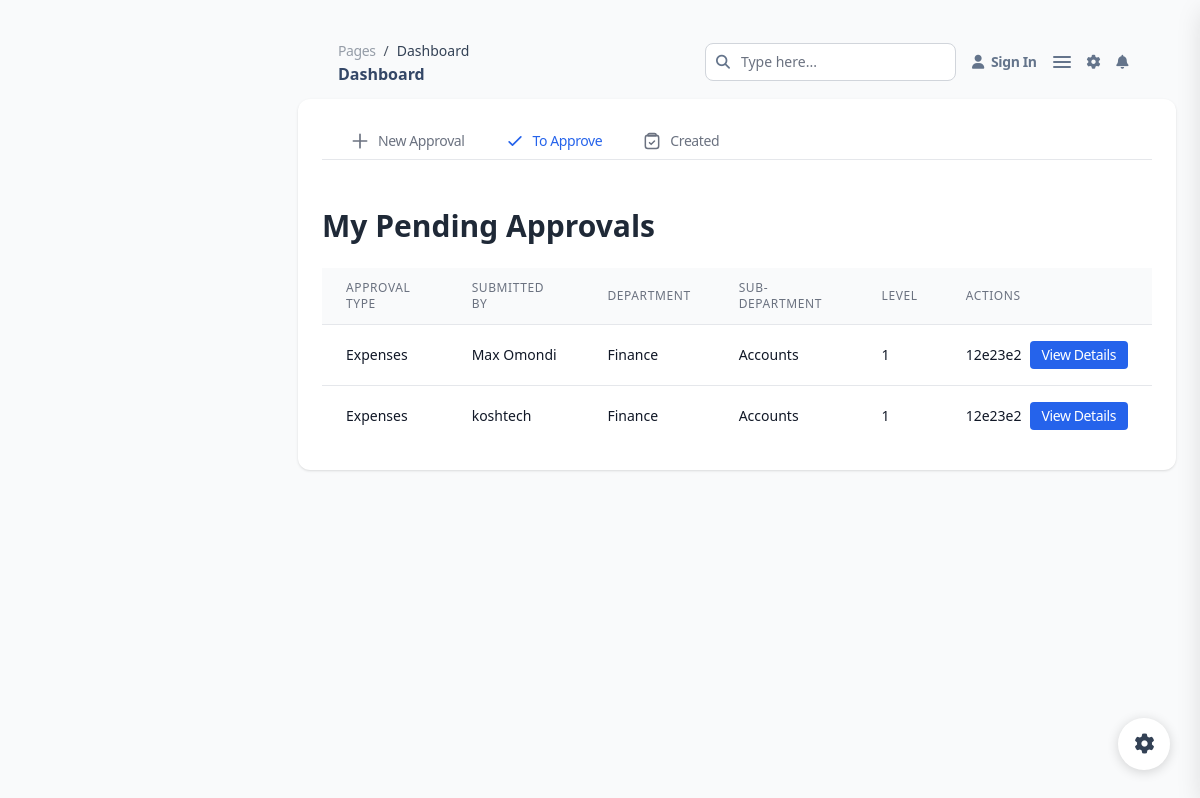
The app's page /approvals/my-pending/ (signed in), older data.
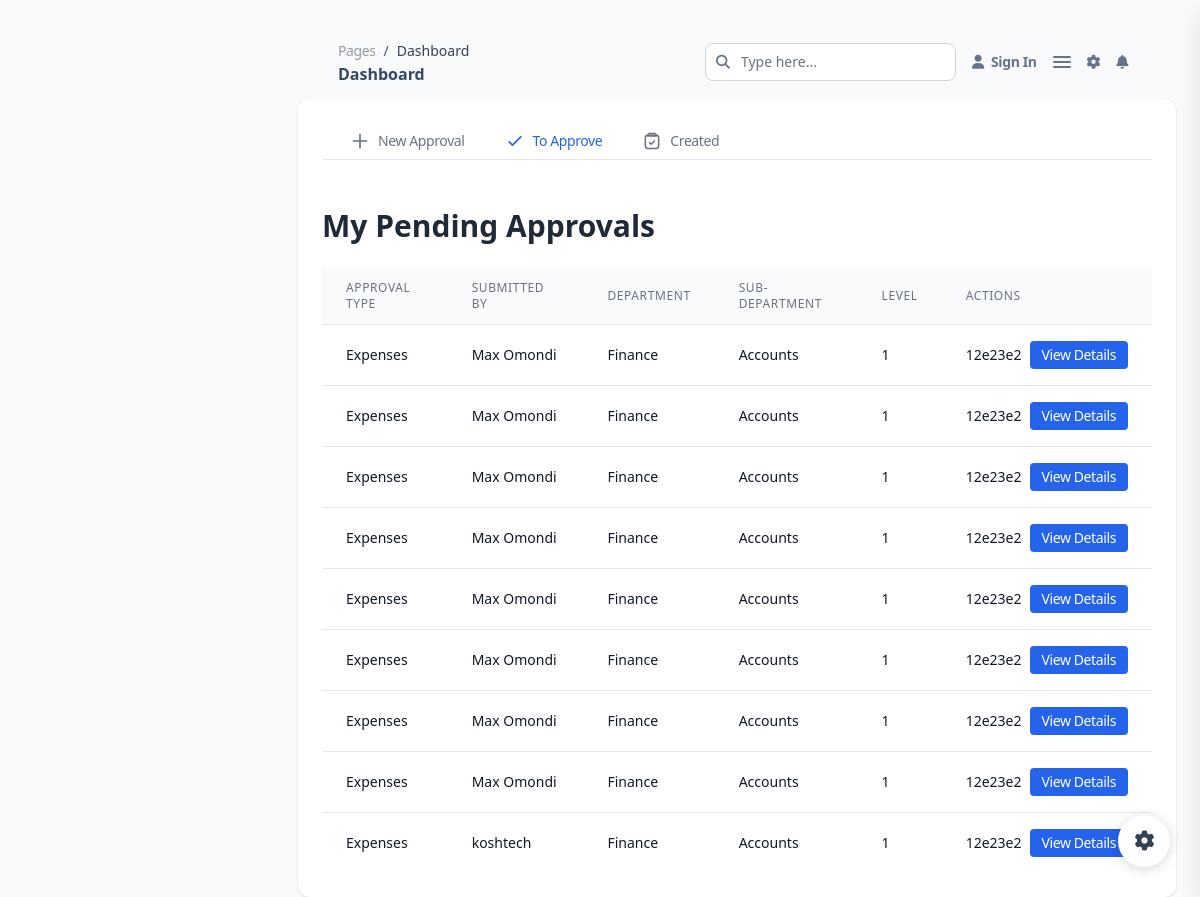
The same page, newer data.
### approvals/models.py (models this page shows, shortened)
class ApprovalRecord(models.Model):
    STATUS_CHOICES = [
        ("pending", "Pending"),
        ("approved", "Approved"),
        ("rejected", "Rejected"),
        ("notified", "Notified"),
    ]
    approval_type = models.ForeignKey(ApprovalType, on_delete=models.CASCADE)
    approver = models.ForeignKey(Employee, on_delete=models.CASCADE, related_name="approvals")
    creator = models.ForeignKey(Employee, on_delete=models.CASCADE, related_name="created_approvals")
    content_type = models.ForeignKey(ContentType, on_delete=models.CASCADE, blank=True, null=True)
    object_id = models.PositiveIntegerField(blank=True, null=True)
    content_object = GenericForeignKey("content_type", "object_id")
    level = models.PositiveIntegerField(default=1)
    status = models.CharField(max_length=20, choices=STATUS_CHOICES, default="pending")
    comment = models.TextField(blank=True, null=True)
    approved_at = models.DateTimeField(blank=True, null=True)
    is_proper_approver = models.BooleanField(default=True)
    was_notified = models.BooleanField(default=False)
    rich_content = HTMLField(blank=True, null=True)
    created_at = models.DateTimeField(auto_now_add=True)
    updated_at = models.DateTimeField(auto_now=True)

class ApprovalType(models.Model):
    name = models.CharField(max_length=100, unique=True)
    description = models.TextField(blank=True, null=True)

### users/models.py (models this page shows, shortened)
class Employee(models.Model):
    EMPLOYMENT_TYPE_CHOICES = [
        ('full_time', 'Full-Time'),
        ('part_time', 'Part-Time'),
        ('contract', 'Contract'),
        ('intern', 'Intern'),
    ]
    GENDER_CHOICES = [
        ('male', 'Male'),
        ('female', 'Female'),
        ('other', 'Other'),
    ]
    MARITAL_STATUS_CHOICES = [
        ('single', 'Single'),
        ('married', 'Married'),
        ('divorced', 'Divorced'),
        ('widowed', 'Widowed'),
    ]
    JOB_STATUS_CHOICES = [
        ('active', 'Active'),
        ('suspended', 'Suspended'),
        ('terminated', 'Terminated'),
        ('resigned', 'Resigned'),
    ]
    employee_code = models.CharField(max_length=20, unique=True)
    full_name = models.CharField(max_length=255, null=True)
    phone_number = models.CharField(max_length=20,null=True)
    date_of_joining = models.DateField(null=True, blank=True)
    department = models.ForeignKey(Department, on_delete=models.SET_NULL, null=True, blank=True)
    sub_department = models.ForeignKey(SubDepartment, on_delete=models.SET_NULL, null=True, blank=True)
    stations = models.ManyToManyField(
        "attendance.Station",
        related_name="employees",
        blank=True
    )
    job_position = models.CharField(max_length=255, blank=True, null=True)
    employment_type = models.CharField(max_length=50, choices=[("full_time", "Full Time"), ("part_time", "Part Time"), ("contract", "Contract")])
    gender = models.CharField(max_length=10,null=True, choices=[("male", "Male"), ("female", "Female"), ("other", "Other")])
    marital_status = models.CharField(max_length=15,null=True, choices=[("single", "Single"), ("married", "Married"), ("divorced", "Divorced")])
    job_status = models.CharField(max_length=20, choices=[("active", "Active"), ("inactive", "Inactive")])
    national_id = models.CharField(max_length=20, blank=True, null=True)
    date_of_birth = models.DateField(null=True, blank=True)
    address = models.TextField(blank=True, null=True)
    bank_account_number = models.CharField(max_length=30, blank=True, null=True)
    bank_name = models.CharField(max_length=100, blank=True, null=True)
    next_of_kin_name = models.CharField(max_length=255, blank=True, null=True)
    next_of_kin_relationship = models.CharField(max_length=100, blank=True, null=True)
    next_of_kin_phone = models.CharField(max_length=20, blank=True, null=True)
    documents = models.FileField(upload_to="employee_docs/", blank=True, null=True)
    profile_image = models.ImageField(
        upload_to="employee_photos/",
        null=True,
        blank=True,
        help_text="Upload employee profile picture"
    )
    created_at = models.DateTimeField(auto_now_add=True)
    updated_at = models.DateTimeField(auto_now=True)
    bank_account_number = models.CharField(max_length=30, blank=True, null=True)
    bank_name = models.CharField(max_length=100, blank=True, null=True)
    basic_salary = models.DecimalField(
        max_digits=10, decimal_places=2,
        default=0,
        help_text="Base salary of the employee"
    )
    allowances = models.ManyToManyField(
        'payroll.Allowance',
        blank=True,
        related_name='employees',
        help_text="Allowances applicable to this employee"
    )
    overtime_rate = models.DecimalField(
        max_digits=10, decimal_places=2,
        default=0,
        help_text="Standard overtime rate per hour"
    )
    night_overtime_rate = models.DecimalField(
        max_digits=10, decimal_places=2,
        default=0,
        help_text="Night overtime rate per hour"
    )
    weekend_overtime_rate = models.DecimalField(
        max_digits=10, decimal_places=2,
        default=0,
        help_text="Weekend overtime rate per hour"
    )

class Department(models.Model):
    name = models.CharField(max_length=100, unique=True)
    description = models.TextField(blank=True, null=True)

class SubDepartment(models.Model):
    department = models.ForeignKey(Department, on_delete=models.CASCADE, related_name="sub_departments")
    name = models.CharField(max_length=100)
    description = models.TextField(blank=True, null=True)
    class Meta:
        unique_together = ('department', 'name')

### approvals/web/views.py (the view)
# urls.py: path("my-pending/", web_views.my_pending_approvals, name="my-pending-approvals"),
def my_pending_approvals(request):
    employee_code = request.user.username  # Assuming username == employee_code
    try:
        employee = Employee.objects.get(employee_code=employee_code)
    except Employee.DoesNotExist:
        return render(request, "approvals/pending_approvals.html", {"approvals": []})
    pending_approvals = ApprovalRecord.objects.filter(
        status="pending"
    ).select_related("creator", "approval_type")
    my_approvals = []
    for approval in pending_approvals:
        flows = ApprovalFlow.objects.filter(
            approval_type=approval.approval_type,
            is_active=True
        ).order_by("level")
        current_level = approval.level or 1
        current_flow = flows.filter(level=current_level).first()
        if current_flow:
            dept_match = (current_flow.department is None or current_flow.department == employee.department)
            sub_dept_match = (current_flow.sub_department is None or current_flow.sub_department == employee.sub_department)
            if current_flow.approver == employee and dept_match and sub_dept_match:
                my_approvals.append(approval)
    my_approvals = sorted(my_approvals, key=lambda x: x.created_at, reverse=True)
    return render(request, "approvals/pending_approvals.html", {"approvals": my_approvals})

### approvals/templates/approvals/pending_approvals.html (shortened to what this page needs)
{% extends "configs/base.html" %}
{% load static %}
{% block content %}
<main class="ease-soft-in-out xl:ml-68.5 relative h-full max-h-screen rounded-xl transition-all duration-200 p-6">
  {% include 'configs/partials/main-top-nav.html' %}
  <div class="bg-white rounded-xl shadow p-6 max-w-6xl mx-auto">
    {% include 'approvals/partials/approval_tabs.html' %}
    <br>
    <h6 class="text-3xl font-semibold mb-6 text-gray-800">My Pending Approvals</h6>
    {% if approvals %}
      <div class="overflow-x-auto">
        <table class="min-w-full divide-y divide-gray-200">
          <thead class="bg-gray-50">
            <tr>
              <th class="px-6 py-3 text-left text-xs font-medium text-gray-500 uppercase tracking-wider">Approval Type</th>
              <th class="px-6 py-3 text-left text-xs font-medium text-gray-500 uppercase tracking-wider">Submitted By</th>
              <th class="px-6 py-3 text-left text-xs font-medium text-gray-500 uppercase tracking-wider">Department</th>
              <th class="px-6 py-3 text-left text-xs font-medium text-gray-500 uppercase tracking-wider">Sub-Department</th>
              <th class="px-6 py-3 text-left text-xs font-medium text-gray-500 uppercase tracking-wider">Level</th>
              <th class="px-6 py-3 text-left text-xs font-medium text-gray-500 uppercase tracking-wider">Actions</th>
            </tr>
          </thead>
          <tbody class="bg-white divide-y divide-gray-200">
            {% for approval in approvals %}
              <tr>
                <td class="px-6 py-4 whitespace-nowrap text-sm text-gray-900">{{ approval.approval_type.name }}</td>
                <td class="px-6 py-4 whitespace-nowrap text-sm text-gray-900">{{ approval.creator.full_name }}</td>
                <td class="px-6 py-4 whitespace-nowrap text-sm text-gray-900">{{ approval.creator.department.name }}</td>
                <td class="px-6 py-4 whitespace-nowrap text-sm text-gray-900">{{ approval.creator.sub_department.name }}</td>
                <td class="px-6 py-4 whitespace-nowrap text-sm text-gray-900">{{ approval.level }}</td>
                <td class="px-6 py-4 whitespace-nowrap text-sm text-gray-900 flex space-x-2 items-center">
                12e23e2
                  <a href="{% url 'approval-detail' approval.id %}"
                     class="bg-blue-600 text-white px-3 py-1 rounded hover:bg-blue-700 transition text-sm">
                     View Details
                  </a>
                </td>
              </tr>
            {% endfor %}
          </tbody>
        </table>
      </div>
    {% else %}
      <p class="text-gray-500 text-center py-6">No pending approvals found.</p>
    {% endif %}
  </div>
</main>
{% endblock %}

### configs/templates/configs/base.html (shortened to what this page needs)
{% load static %}
<!DOCTYPE html>
<html>
  <head>
    <link href="{% static 'assets/css/nucleo-icons.css' %}" rel="stylesheet" />
    <link href="{% static 'assets/css/nucleo-svg.css' %}" rel="stylesheet" />
    <link
      href="{% static 'assets/css/soft-ui-dashboard-tailwind.css' %}"
      rel="stylesheet" />
      <link
      href="{% static 'assets/css/styles.css' %}"
      rel="stylesheet" />
      <script src="https://cdn.tailwindcss.com"></script>
      <link rel="stylesheet" href="https://cdn.jsdelivr.net/npm/choices.js/public/assets/styles/choices.min.css" />
  </head>
  <body
    class="m-0 font-sans text-base antialiased font-normal leading-default bg-gray-50 text-slate-500">
    {% block content %}
    {% endblock content  %}
    <div fixed-plugin>
      <a
        fixed-plugin-button
        class="bottom-7.5 right-7.5 text-xl z-990 shadow-soft-lg rounded-circle fixed cursor-pointer bg-white px-4 py-2 text-slate-700">
        <i class="py-2 pointer-events-none fa fa-cog"> </i>
      </a>
    </div>
  </body>
  <script
    src="{% static '/assets/js/soft-ui-dashboard-tailwind.js' %}"
    async></script>
</html>

### configs/templates/configs/partials/sidebar.html (shortened to what this page needs)
{% load static %}

### configs/templates/configs/partials/main-top-nav.html (shortened to what this page needs)
  <nav
        class="relative flex flex-wrap items-center justify-between px-0 py-2 mx-6 transition-all shadow-none duration-250 ease-soft-in rounded-2xl lg:flex-nowrap lg:justify-start"
        navbar-main
        navbar-scroll="true">
        <div
          class="flex items-center justify-between w-full px-4 py-1 mx-auto flex-wrap-inherit">
          <nav>
            <ol
              class="flex flex-wrap pt-1 mr-12 bg-transparent rounded-lg sm:mr-16">
              <li class="text-sm leading-normal">
                <a class="opacity-50 text-slate-700" href="javascript:;"
                  >Pages</a
                >
              </li>
              <li
                class="text-sm pl-2 capitalize leading-normal text-slate-700 before:float-left before:pr-2 before:text-gray-600 before:content-['/']"
                aria-current="page">
                Dashboard
              </li>
            </ol>
            <h6 class="mb-0 font-bold capitalize">Dashboard</h6>
          </nav>
          <div
            class="flex items-center mt-2 grow sm:mt-0 sm:mr-6 md:mr-0 lg:flex lg:basis-auto">
            <div class="flex items-center md:ml-auto md:pr-4">
              <div
                class="relative flex flex-wrap items-stretch w-full transition-all rounded-lg ease-soft">
                <span
                  class="text-sm ease-soft leading-5.6 absolute z-50 -ml-px flex h-full items-center whitespace-nowrap rounded-lg rounded-tr-none rounded-br-none border border-r-0 border-transparent bg-transparent py-2 px-2.5 text-center font-normal text-slate-500 transition-all">
                  <i class="fas fa-search"></i>
                </span>
                <input
                  type="text"
                  class="pl-8.75 text-sm focus:shadow-soft-primary-outline ease-soft w-1/100 leading-5.6 relative -ml-px block min-w-0 flex-auto rounded-lg border border-solid border-gray-300 bg-white bg-clip-padding py-2 pr-3 text-gray-700 transition-all placeholder:text-gray-500 focus:border-fuchsia-300 focus:outline-none focus:transition-shadow"
                  placeholder="Type here..." />
              </div>
            </div>
            <ul
              class="flex flex-row justify-end pl-0 mb-0 list-none md-max:w-full">
              <li class="flex items-center">
                <a
                  href="./pages/sign-in.html"
                  class="block px-0 py-2 text-sm font-semibold transition-all ease-nav-brand text-slate-500">
                  <i class="fa fa-user sm:mr-1"></i>
                  <span class="hidden sm:inline">Sign In</span>
                </a>
              </li>
              <li class="flex items-center pl-4 xl:hidden">
                <a
                  href="javascript:;"
                  class="block p-0 text-sm transition-all ease-nav-brand text-slate-500"
                  sidenav-trigger>
                  <div class="w-4.5 overflow-hidden">
                    <i
                      class="ease-soft mb-0.75 relative block h-0.5 rounded-sm bg-slate-500 transition-all"></i>
                    <i
                      class="ease-soft mb-0.75 relative block h-0.5 rounded-sm bg-slate-500 transition-all"></i>
                    <i
                      class="ease-soft relative block h-0.5 rounded-sm bg-slate-500 transition-all"></i>
                  </div>
                </a>
              </li>
              <li class="flex items-center px-4">
                <a
                  href="javascript:;"
                  class="p-0 text-sm transition-all ease-nav-brand text-slate-500">
                  <i
                    fixed-plugin-button-nav
                    class="cursor-pointer fa fa-cog"></i>
                </a>
              </li>
              <li class="relative flex items-center pr-2">
                <a
                  href="javascript:;"
                  class="block p-0 text-sm transition-all ease-nav-brand text-slate-500"
                  dropdown-trigger
                  aria-expanded="false">
                  <i class="cursor-pointer fa fa-bell"></i>
                </a>
              </li>
            </ul>
          </div>
        </div>
      </nav>

### approvals/templates/approvals/partials/approval_tabs.html (shortened to what this page needs)
<div class="mb-6 border-b border-gray-200 relative">
  <nav class="flex space-x-4" aria-label="Tabs">
    <a
       href="{% url 'create-approval' %}"
       hx-boost="true"
       class="tab-link flex items-center gap-2 px-3 py-2 text-sm font-medium focus:outline-none">
       <svg xmlns="http://www.w3.org/2000/svg" class="h-5 w-5" fill="none" viewBox="0 0 24 24" stroke="currentColor">
         <path stroke-linecap="round" stroke-linejoin="round" stroke-width="2" d="M12 4v16m8-8H4"/>
       </svg>
       New Approval
    </a>
    <a
       href="{% url 'my-pending-approvals' %}"
       hx-boost="true"
       class="tab-link flex items-center gap-2 px-3 py-2 text-sm font-medium focus:outline-none">
       <svg xmlns="http://www.w3.org/2000/svg" class="h-5 w-5" fill="none" viewBox="0 0 24 24" stroke="currentColor">
         <path stroke-linecap="round" stroke-linejoin="round" stroke-width="2" d="M5 13l4 4L19 7"/>
       </svg>
       To Approve
    </a>
     <a
       href="{% url 'my-created-approvals' %}"
       hx-boost="true"
       class="tab-link flex items-center gap-2 px-3 py-2 text-sm font-medium focus:outline-none">
       Created
    </a>
  </nav>
</div>

Row changes from the older to the newer data that the page shows:
added ApprovalRecord: approval_type.name "Expenses", creator.full_name "Max Omondi", creator.department.name "Finance", creator.sub_department.name "Accounts", level "1"
added ApprovalRecord: approval_type.name "Expenses", creator.full_name "Max Omondi", creator.department.name "Finance", creator.sub_department.name "Accounts", level "1"
added ApprovalRecord: approval_type.name "Expenses", creator.full_name "Max Omondi", creator.department.name "Finance", creator.sub_department.name "Accounts", level "1"
added ApprovalRecord: approval_type.name "Expenses", creator.full_name "Max Omondi", creator.department.name "Finance", creator.sub_department.name "Accounts", level "1"
added ApprovalRecord: approval_type.name "Expenses", creator.full_name "Max Omondi", creator.department.name "Finance", creator.sub_department.name "Accounts", level "1"
added ApprovalRecord: approval_type.name "Expenses", creator.full_name "Max Omondi", creator.department.name "Finance", creator.sub_department.name "Accounts", level "1"
added ApprovalRecord: approval_type.name "Expenses", creator.full_name "Max Omondi", creator.department.name "Finance", creator.sub_department.name "Accounts", level "1"
